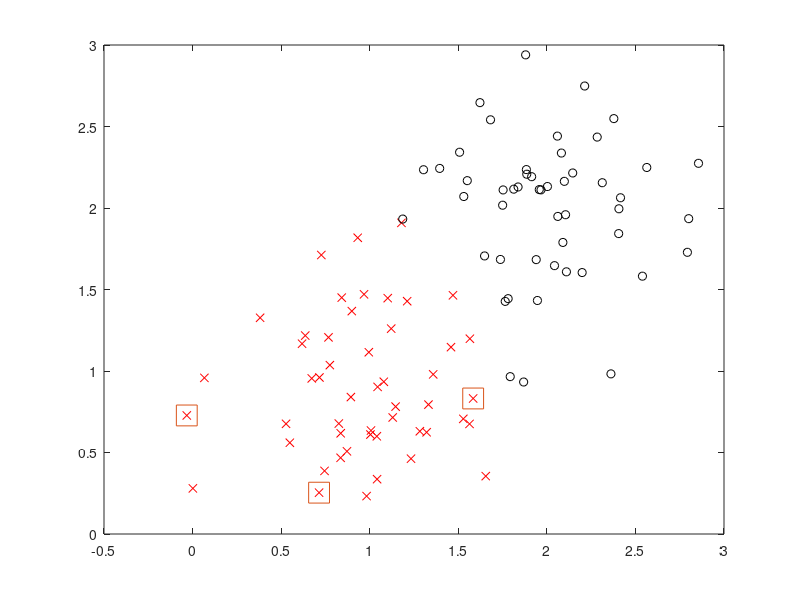

This figure's MATLAB source:
clc;
clear;
close all;
rng(1);
% method = 'separate';
method = 'linear';
% method = 'kernel';

switch method
    case 'separate'
        mu1 = [1,1];
        mu2 = [2,2];
        sigma = 0.05 * [1,1];
        n = 50;
        X1 = mvnrnd(mu1, sigma, n);
        X2 = mvnrnd(mu2, sigma, n);
        X = [X1;X2];
        y = [ones(n,1);-ones(n,1)];
        hold on;
        plot(X1(:,1), X1(:,2),'rx');
        plot(X2(:,1),X2(:,2),'ko');
        hold off;
        box on;
        
        %% linear separate SVM
        [n,d] = size(X);
        H = diag([ones(d,1);0]);
        A = -y.*[X,ones(n,1)];
        b = -ones(n,1);
        w = quadprog(H,[],A,b);
        b = w(end);
        w = w(1:end-1);
        
        %% dual separate SVM
        H = (X*X') .* (y*y');
        f = -ones(n,1);
        Aeq = y';
        beq = 0;
        lb = zeros(n,1);
        alpha = quadprog(H,f,[],[],Aeq,beq,lb,[]);
        [~,idx_dual] = sort(alpha,'descend');
        w_dual = X' * (alpha.*y);
        b_dual = y(idx_dual(1)) - X(idx_dual(1),:)*w_dual;
        
        %%
        t = 0.5:0.1:2.5;
        k = y.*(X*w+b);
        [~,idx] = sort(k);
        hold on;
        plot(t,(-b-w(1)*t)/w(2));
        plot(X(idx(1:4),1),X(idx(1:4),2),'s','markersize',10);
        hold off;
        
    case 'linear'
        mu1 = [1,1];
        mu2 = [2,2];
        sigma = 0.15 * [1,1];
        n = 50;
        X1 = mvnrnd(mu1, sigma, n);
        X2 = mvnrnd(mu2, sigma, n);
        X = [X1;X2];
        y = [ones(n,1);-ones(n,1)];
        [n,d] = size(X);
        hold on;
        plot(X1(:,1), X1(:,2),'rx');
        plot(X2(:,1),X2(:,2),'ko');
        hold off;
        box on;
        
        %% linear SVM
        C = 100;
        H = diag([ones(d,1);0;zeros(n,1)]);
        f = C*[zeros(d+1,1);ones(n,1)];
        Aineq = -[y.*X, y, eye(n)];
        bineq = -ones(n,1);
        lb = [-inf*ones(d+1,1); zeros(n,1)];
        variable = quadprog(H,f,Aineq,bineq,[],[],lb,[]);
        w = variable(1:d);
        b = variable(d+1);
        xi = variable(d+2:end);
        
        %% dual linear SVM
        C = 100;
        H = (X*X') .* (y*y');
        f = -ones(n,1);
        Aeq = y';
        beq = 0;
        lb = zeros(n,1);
        ub = C*ones(n,1);
        alpha = quadprog(H,f,[],[],Aeq,beq,lb,ub);
        [~,idx_dual] = sort(alpha,'descend');
        w_dual = X' * (alpha.*y);
        b_dual = y(idx_dual(1)) - X(idx_dual(1),:)*w_dual;
        
        %%
        t = 0.5:0.1:2.5;
        k = y.*(X*w+b);
        %         [~,idx] = sort(k);
        idx = xi > 1e-4;
        k(idx) = inf;
        [~,idx_sv] = sort(k);
        hold on;
        plot(t,(-b-w(1)*t)/w(2));
        plot(X(idx_sv(1:3),1),X(idx_sv(1:3),2),'s','markersize',15);
        plot(X(idx,1),X(idx,2),'s','markersize',10);
        hold off;
end
